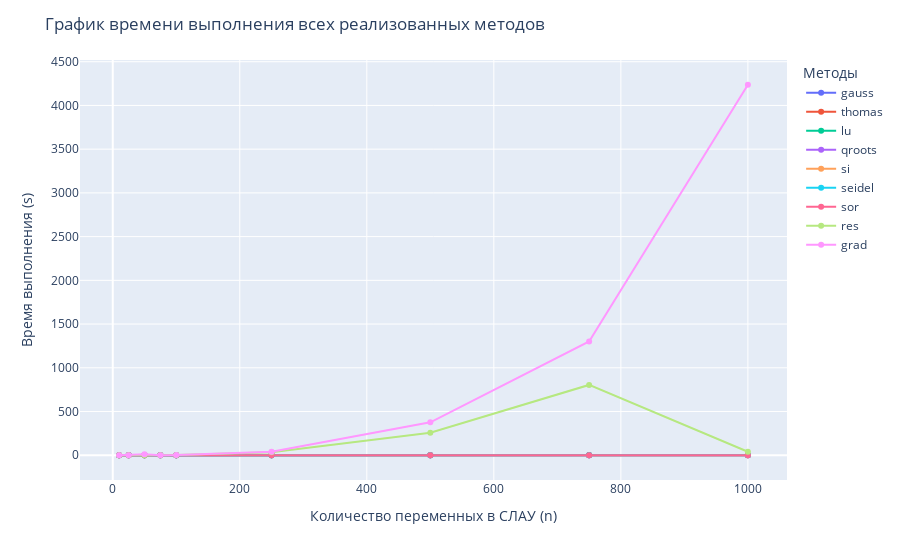

Write notebook code for a chart like this one.
### Code cell
fig = px.line(times_df, x="n", y="time", color="algo", markers=True)

fig.update_layout(
    title="График времени выполнения всех реализованных методов",
    legend=dict(title="Методы"),
    xaxis_title="Количество переменных в СЛАУ (n)",
    yaxis_title="Время выполнения (s)",
    yaxis=dict(tickformat=".2ef")
)

fig.show()

### Figure 1 — Plotly figure (JSON) as saved in the notebook; plotly's stock layout.template omitted (floating-point values rounded to 4 significant figures)
{"data": [{"hovertemplate": "algo=gauss<br>n=%{x}<br>time=%{y}<extra></extra>", "legendgroup": "gauss", "line": {"color": "#636efa", "dash": "solid"}, "marker": {"symbol": "circle"}, "mode": "lines+markers", "name": "gauss", "orientation": "v", "showlegend": true, "type": "scatter", "x": [10, 25, 50, 75, 100, 250, 500, 750, 1000], "xaxis": "x", "y": [2.66e-05, 3.77e-05, 0.0001848, 0.0004981, 0.001101, 0.01493, 0.1126, 0.97, 1.485], "yaxis": "y"}, {"hovertemplate": "algo=thomas<br>n=%{x}<br>time=%{y}<extra></extra>", "legendgroup": "thomas", "line": {"color": "#EF553B", "dash": "solid"}, "marker": {"symbol": "circle"}, "mode": "lines+markers", "name": "thomas", "orientation": "v", "showlegend": true, "type": "scatter", "x": [10, 25, 50, 75, 100, 250, 500, 750, 1000], "xaxis": "x", "y": [4.6e-06, 8.2e-06, 3.06e-05, 4.18e-05, 0.0001052, 0.0002978, 0.003343, 0.04695, 0.01742], "yaxis": "y"}, {"hovertemplate": "algo=lu<br>n=%{x}<br>time=%{y}<extra></extra>", "legendgroup": "lu", "line": {"color": "#00cc96", "dash": "solid"}, "marker": {"symbol": "circle"}, "mode": "lines+markers", "name": "lu", "orientation": "v", "showlegend": true, "type": "scatter", "x": [10, 25, 50, 75, 100, 250, 500, 750, 1000], "xaxis": "x", "y": [1.41e-05, 9.17e-05, 0.0003085, 0.0007978, 0.001449, 0.01885, 0.1848, 1.626, 2.259], "yaxis": "y"}, {"hovertemplate": "algo=qroots<br>n=%{x}<br>time=%{y}<extra></extra>", "legendgroup": "qroots", "line": {"color": "#ab63fa", "dash": "solid"}, "marker": {"symbol": "circle"}, "mode": "lines+markers", "name": "qroots", "orientation": "v", "showlegend": true, "type": "scatter", "x": [10, 25, 50, 75, 100, 250, 500, 750, 1000], "xaxis": "x", "y": [1.58e-05, 3.94e-05, 0.0001546, 0.0003621, 0.0008436, 0.009058, 0.08955, 0.634, 0.8982], "yaxis": "y"}, {"hovertemplate": "algo=si<br>n=%{x}<br>time=%{y}<extra></extra>", "legendgroup": "si", "line": {"color": "#FFA15A", "dash": "solid"}, "marker": {"symbol": "circle"}, "mode": "lines+markers", "name": "si", "orientation": "v", "showlegend": true, "type": "scatter", "x": [10, 25, 50, 75, 100, 250, 500, 750, 1000], "xaxis": "x", "y": [7.71e-05, 0.0002403, 0.00065, 0.001216, 0.002052, 0.01343, 0.04961, 0.1335, 0.4753], "yaxis": "y"}, {"hovertemplate": "algo=seidel<br>n=%{x}<br>time=%{y}<extra></extra>", "legendgroup": "seidel", "line": {"color": "#19d3f3", "dash": "solid"}, "marker": {"symbol": "circle"}, "mode": "lines+markers", "name": "seidel", "orientation": "v", "showlegend": true, "type": "scatter", "x": [10, 25, 50, 75, 100, 250, 500, 750, 1000], "xaxis": "x", "y": [5.51e-05, 0.0002434, 0.0005585, 0.001388, 0.001613, 0.01279, 0.05731, 0.1658, 0.4661], "yaxis": "y"}, {"hovertemplate": "algo=sor<br>n=%{x}<br>time=%{y}<extra></extra>", "legendgroup": "sor", "line": {"color": "#FF6692", "dash": "solid"}, "marker": {"symbol": "circle"}, "mode": "lines+markers", "name": "sor", "orientation": "v", "showlegend": true, "type": "scatter", "x": [10, 25, 50, 75, 100, 250, 500, 750, 1000], "xaxis": "x", "y": [5.68e-05, 0.0002482, 0.0005697, 0.001246, 0.001508, 0.01479, 0.05621, 0.1541, 0.5505], "yaxis": "y"}, {"hovertemplate": "algo=res<br>n=%{x}<br>time=%{y}<extra></extra>", "legendgroup": "res", "line": {"color": "#B6E880", "dash": "solid"}, "marker": {"symbol": "circle"}, "mode": "lines+markers", "name": "res", "orientation": "v", "showlegend": true, "type": "scatter", "x": [10, 25, 50, 75, 100, 250, 500, 750, 1000], "xaxis": "x", "y": [0.002208, 0.04479, 0.236, 0.7185, 1.776, 35.02, 258.1, 804.2, 39.51], "yaxis": "y"}, {"hovertemplate": "algo=grad<br>n=%{x}<br>time=%{y}<extra></extra>", "legendgroup": "grad", "line": {"color": "#FF97FF", "dash": "solid"}, "marker": {"symbol": "circle"}, "mode": "lines+markers", "name": "grad", "orientation": "v", "showlegend": true, "type": "scatter", "x": [10, 25, 50, 75, 100, 250, 500, 750, 1000], "xaxis": "x", "y": [0.02432, 0.6829, 10.32, 1.163, 2.665, 39.04, 376.2, 1301.0, 4237.0], "yaxis": "y"}], "layout": {"legend": {"title": {"text": "Методы"}, "tracegroupgap": 0}, "margin": {"t": 60}, "title": {"text": "График времени выполнения всех реализованных методов"}, "xaxis": {"anchor": "y", "domain": [0, 1], "title": {"text": "Количество переменных в СЛАУ (n)"}}, "yaxis": {"anchor": "x", "domain": [0, 1], "tickformat": ".2ef", "title": {"text": "Время выполнения (s)"}}}}
